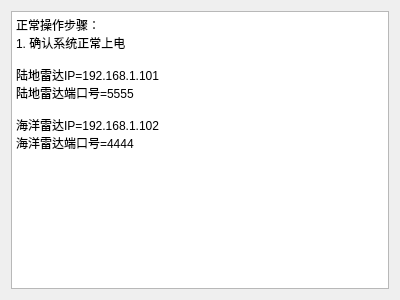
<?xml version="1.0" encoding="UTF-8"?>
<ui version="4.0">
 <class>NoteInfo</class>
 <widget class="QWidget" name="NoteInfo">
  <property name="geometry">
   <rect>
    <x>0</x>
    <y>0</y>
    <width>400</width>
    <height>300</height>
   </rect>
  </property>
  <property name="windowTitle">
   <string>Form</string>
  </property>
  <layout class="QVBoxLayout" name="verticalLayout">
   <item>
    <widget class="QPlainTextEdit" name="plainTextEdit">
     <property name="plainText">
      <string>正常操作步骤：
1. 确认系统正常上电

陆地雷达IP=192.168.1.101
陆地雷达端口号=5555

海洋雷达IP=192.168.1.102
海洋雷达端口号=4444</string>
     </property>
    </widget>
   </item>
  </layout>
 </widget>
 <resources/>
 <connections/>
</ui>
